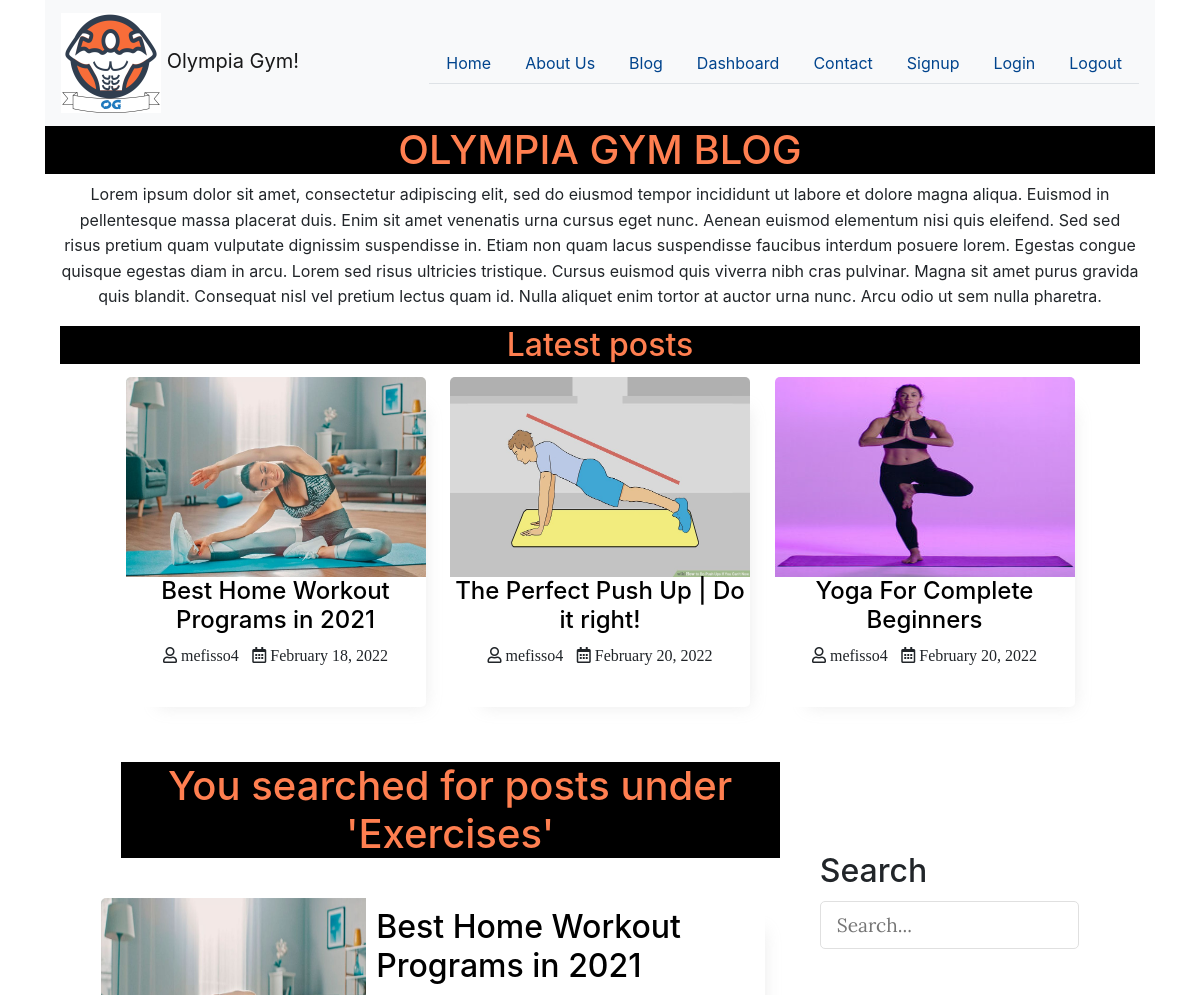
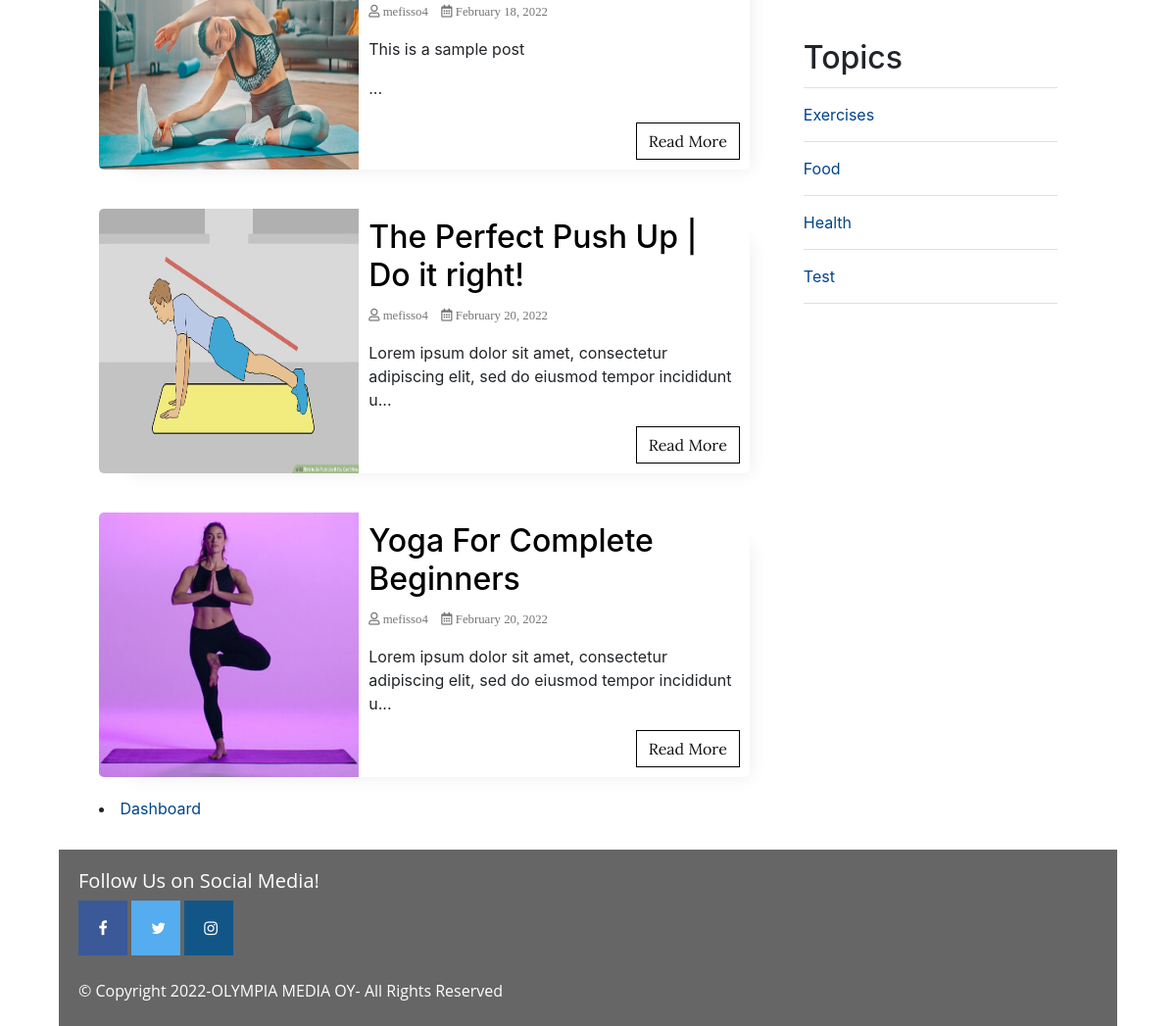
/blog.php?t_id=2&name=Exercises, run on the app's committed database (2 pictures, top to bottom).
### tables this page shows
CREATE TABLE `posts` (
  `id` int(11) NOT NULL,
  `user_id` int(11) NOT NULL,
  `topic_id` int(11) DEFAULT NULL,
  `title` varchar(255) NOT NULL,
  `image` varchar(255) NOT NULL,
  `body` text NOT NULL,
  `published` tinyint(4) NOT NULL,
  `created_at` datetime NOT NULL DEFAULT current_timestamp()
);

CREATE TABLE `users` (
  `id` int(11) NOT NULL,
  `user_name` varchar(100) NOT NULL,
  `password` varchar(100) NOT NULL,
  `name` varchar(100) NOT NULL,
  `email` varchar(100) NOT NULL,
  `address` varchar(100) NOT NULL
);

CREATE TABLE `topics` (
  `id` int(11) NOT NULL,
  `name` varchar(100) NOT NULL,
  `description` text NOT NULL
);

### app/database/db.php (called while the page is built, shortened)
<?php
require('connection.php');
function executeQuery($sql, $data)
{
    global $con;
    $stmt = $con->prepare($sql);
    $values = array_values($data);
    $types = str_repeat('s', count($values));
    $stmt->bind_param($types, ...$values);
    $stmt->execute();
    return $stmt;
}
function selectAll($table, $conditions = [])
{
    global $con;
    $sql = "SELECT * FROM $table";
    if (empty($conditions)) {
        $stmt = $con->prepare($sql);
        $stmt->execute();
        $records = $stmt->get_result()->fetch_all(MYSQLI_ASSOC);
        return $records;
    }
}
function getPostsByTopicId($topic_id)
{
    $sql = "SELECT p.*, u.user_name FROM posts AS p JOIN users AS u ON p.user_id=u.id WHERE p.published=? AND topic_id=?";
    $stmt = executeQuery($sql, ['published' => 1, 'topic_id' => $topic_id]);
    $records = $stmt->get_result()->fetch_all(MYSQLI_ASSOC);
    return $records;
}

### app/controllers/topics.php (called while the page is built, shortened)
<?php
include(ROOT_PATH . "/app/database/db.php");
$table = 'topics';
$topics = selectAll($table);

### blog.php (the view, shortened to what this page needs)
<?php
include(ROOT_PATH . "/app/controllers/topics.php");
$posts = array();
$postsTitle = 'Recent Posts';
if (isset($_GET['t_id'])) {
  $posts = getPostsByTopicId($_GET['t_id']);
  $postsTitle = "You searched for posts under '" . $_GET['name'] . "'";
} else if (isset($_POST['search-term'])) {
  $postsTitle = "You searched for '" . $_POST['search-term'] . "'";
  $posts = searchPosts($_POST['search-term']);
} else {
  $posts = getPublishedPosts();
}
?>
<head>
  <link rel="stylesheet" href="https://use.fontawesome.com/releases/v5.7.2/css/all.css"
>
  <link rel="stylesheet" href="assets/css/styleblog.css">
</head>
<body>
<?php include("header.php"); ?>
<main>
 <h1 class="heading">
                OLYMPIA GYM BLOG</h1>
  <div class="container">
  <article class="naya">
        <p class="para">
          Lorem ipsum dolor sit amet, consectetur adipiscing elit, sed do eiusmod tempor incididunt ut labore et dolore magna aliqua. Euismod in pellentesque massa placerat duis. Enim sit amet venenatis urna cursus eget nunc. Aenean euismod elementum nisi quis eleifend. Sed sed risus pretium quam vulputate dignissim suspendisse in. Etiam non quam lacus suspendisse faucibus interdum posuere lorem. Egestas congue quisque egestas diam in arcu. Lorem sed risus ultricies tristique. Cursus euismod quis viverra nibh cras pulvinar. Magna sit amet purus gravida quis blandit. Consequat nisl vel pretium lectus quam id. Nulla aliquet enim tortor at auctor urna nunc. Arcu odio ut sem nulla pharetra.
        </p>
    </article>
    <div class="col-xs-12">
          <h2 class="heading_latest"> Latest posts </h2>
      <div class="row">
        <div class="column2">
        <?php foreach ($posts as $post): ?>
          <div class="post">
            <img src="<?php echo BASE_URL . '/html-website/images/' . $post['image']; ?>" alt="" class="slider-image">
            <div class="post-info">
              <h4><a style="color: black" href="single.php?id=<?php echo $post['id']; ?>"><?php echo $post['title']; ?></a></h4>
              <i class="far fa-user"> <?php echo $post['user_name']; ?></i>
              <i class="far fa-calendar"> <?php echo date('F j, Y', strtotime($post['created_at'])); ?></i>
              </div>
        </div>
        <?php endforeach; ?>
                </div>
    <div class="content clearfix">
      <div class="main-content">
        <h1 class="recent-post-title"><?php echo $postsTitle ?></h1>
        <?php foreach ($posts as $post): ?>
          <div class="post clearfix">
            <img src="<?php echo BASE_URL . '/html-website/images/' . $post['image']; ?>" alt="" class="post-image">
            <div class="post-preview">
              <h2><a style="color: black" href="single.php?id= <?php echo $post['id']; ?>"><?php echo $post['title']; ?></a></h2>
              <i class="far fa-user"> <?php echo $post['user_name']; ?></i>
              <i class="far fa-calendar"> <?php echo date('F j, Y', strtotime($post['created_at'])); ?></i>
              <p class="preview-text">
                <?php echo html_entity_decode(substr($post['body'], 0, 100) . '...'); ?>
              </p>
              <a href="single.php?id=<?php echo $post['id']; ?>" class="btn read-more">Read More</a>
            </div>
          </div>
        <?php endforeach; ?>
        <li><a href= "dashboard.php" >Dashboard</a></li>
      </div>
      <div class="sidebar">
        <div class="section search">
          <h2 class="section-title">Search</h2>
          <form action="blog.php" method="post">
            <input type="text" name="search-term" class="text-input" placeholder="Search...">
          </form>
        </div>
        <div class="section topics">
          <h2 class="section-title">Topics</h2>
          <ul>
            <?php foreach ($topics as $key => $topic): ?>
              <li><a href="<?php echo BASE_URL . '/blog.php?t_id=' . $topic['id'] . '&name=' . $topic['name'] ?>"><?php echo $topic['name']; ?></a></li>
            <?php endforeach; ?>
          </ul>
        </div>
      </div>
    </div>
  </div>
<?php
include("footer.php");
?>

### assets/css/styleblog.css (style rules this page uses)
* { box-sizing: border-box; }
a { text-decoration: none; color: white; }
.clearfix::after { content: ""; display: block; clear: both; }
.btn { padding: 0.5rem 1rem; background: #000000; color: white; border: 1px solid transparent; border-radius: 0.25rem; font-size: 1.08em; font-family: "Lora", serif; }
.text-input { padding: 0.7rem 1rem; display: block; width: 100%; border-radius: 5px; border: 1px solid #e0e0e0; outline: none; color: #444; line-height: 1.5rem; font-size: 1.2em; font-family: "Lora", serif; }
.content { width: 90%; margin: 30px auto 30px; }
.main-content { width: 70%; float: left; }
.main-content .post { width: 95%; height: 270px; margin: 20px auto; border-radius: 5px; background: white; position: relative; }
.post-preview i { color: #757575; font-size: 0.8em; }
.preview-text { line-height: 1.5em; font-size: 1.03em; color: #444; }
.content .main-content .post .read-more { position: absolute; bottom: 10px; right: 10px; border: 1px solid #000000; background: transparent; border-radius: 0px; color: #111010 !important; }
.content .main-content .post .post-image { width: 40%; height: 100%; float: left; border-top-left-radius: 5px; border-bottom-left-radius: 5px; }
.content .main-content .post .post-preview { width: 60%; padding: 10px; float: right; }
.content .main-content .recent-post-title { margin: 20px; }
.content .sidebar { width: 30%; float: left; }
.content .sidebar .section { background: white; padding: 20px; border-radius: 5px; margin-bottom: 20px; }
.content .sidebar .section .section-title { margin: 10px 0px 10px 0px; }
.content .sidebar .section.search { margin-top: 80px; }
.content .sidebar .section.topics ul { margin: 0px; padding: 0px; list-style: none; border-top: 1px solid #e0e0e0; }
.content .sidebar .section.topics ul li a { display: block; padding: 15px 0px 15px 0px; border-bottom: 1px solid #e0e0e0; transition: all 0.3s; }

### html-website/style.css (style rules this page uses)
.naya { text-align: center; }
.row { margin-top: 8px; }
a { color: #01448d }
a { color: #01448d; }
article > p { background-color: white; text-align: center; }
h1 { text-align:center; background-color: rgb(0, 0, 0); color: coral; }
.para { font-size: 16px; line-height: 1.6; }
.column2 { flex: 25%; padding: 5px; text-align: center; }
* { box-sizing: border-box; }
main { background-color: white; }
.heading_latest { background-color: rgb(0, 0, 0); color: coral; text-align: center; }

### blog.php (style rules this page uses)
.post { width: 300px; height: 330px; margin: 0px 10px; display: inline-block; background: white; border-radius: 5px; box-shadow: 1rem 1rem 1rem -1rem #a0a0a033; }
.post-info { height: 130px; padding: 0px 5px; }
.slider-image { width: 100%; height: 200px; border-top-left-radius: 5px; border-top-right-radius: 5px; }

### data on the page
posts: image (picture), title "Best Home Workout Programs in 2021", user.user_name "mefisso4", created_at "February 18, 2022", body "This is a sample post ..."
posts: image (picture), title "The Perfect Push Up | Do it right!", user.user_name "mefisso4", created_at "February 20, 2022", body "Lorem ipsum dolor sit amet, consectetur adipiscing elit, sed do eiusmod tempor incididunt u..."
posts: image (picture), title "Yoga For Complete Beginners", user.user_name "mefisso4", created_at "February 20, 2022", body "Lorem ipsum dolor sit amet, consectetur adipiscing elit, sed do eiusmod tempor incididunt u..."
topics: name "Exercises"
topics: name "Food"
topics: name "Health"
topics: name "Test"

### other printed values
$postsTitle "You searched for posts under 'Exercises'"
